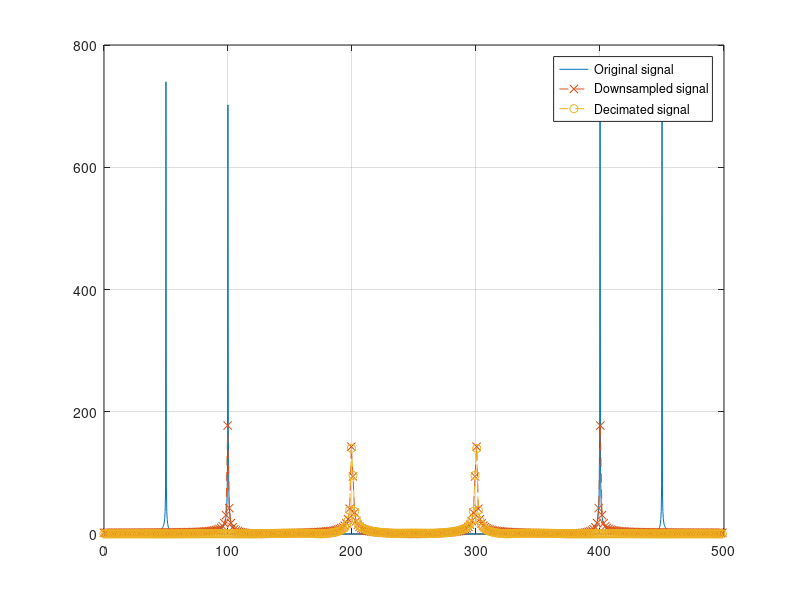

Here is the MATLAB script that generated this plot:
% Exercise 25

% Given x(n) defined as the sum of two sinusoidal signals, 
% sampled at Fs = 500 Hz with duration 3 seconds, one with frequency 50 Hz 
% and the other one with frequency 100Hz:
% Downsample x(n) with downsampling factor M = 4
% Decimate x(n) with decimation factor M = 4, using a FIR filter with order 64. 
% Plot the DFTs of x(n), of the downsampled and of the decimated signals 
% vs frequency [Hz] in the same figure and comment on the results.
% Try also M = 2 and see what happens

close all
clearvars
clc

%% parameters

Fs = 500;
f_0 = 50;
f_1 = 100;
duration = 3;
time = 0:1/Fs:3; 
x = cos(2*pi*f_0 * time) + cos(2*pi*f_1 * time);

%% downsample x with a factor M

M = 4;

x_downsampled = x(1:M:end);

%% decimate the signal with a factor M, using a FIR filter with order 64. 

% define the filter
% consider a filtering with cutoff = Fs/(2*M) 
% --> normalized cut-off frequency = 1/(2*M)
% --> cut-off frequency for the filter in MATLAB = 1/M
lpf = fir1(64, 1/M);

% filtered signal
x_f = filter(lpf, 1, x);

% downsample the signal
x_decimated = x_f(1:M:end);

%% DFT of x versus frequencies in Hz, from 0 (included) to Fs (not-included)

Xf = fft(x);
N = length(x);

% frequency axis
freq_axis = 0:Fs/N:Fs - Fs/N;

figure;
plot(freq_axis, abs(Xf));
leg{1} = 'Original signal';
grid

%% DFT of downsampled and decimated signals

N_down = length(x_downsampled);
N_dec = length(x_decimated); 

Xf_downsampled = fft(x_downsampled);
Xf_decimated = fft(x_decimated);

% downsampled signal
% frequency axis
freq_axis = 0:Fs/N_down : Fs -Fs/N_down;
hold on;
plot(freq_axis, abs(Xf_downsampled), '--x');
leg{2} = 'Downsampled signal';

% decimated signal
% frequency axis
freq_axis = 0:Fs/N_dec : Fs -Fs/N_dec;
plot(freq_axis, abs(Xf_decimated), '--o');
leg{3} = 'Decimated signal';
legend(leg);

